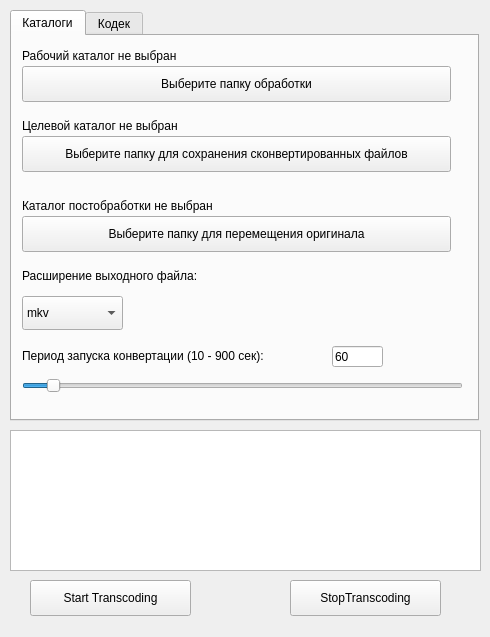
<?xml version="1.0" encoding="UTF-8"?>
<ui version="4.0">
 <class>Form</class>
 <widget class="QWidget" name="Form">
  <property name="geometry">
   <rect>
    <x>0</x>
    <y>0</y>
    <width>490</width>
    <height>637</height>
   </rect>
  </property>
  <property name="windowTitle">
   <string>Transcoding Configuration</string>
  </property>
  <widget class="QPlainTextEdit" name="output_pane">
   <property name="enabled">
    <bool>true</bool>
   </property>
   <property name="geometry">
    <rect>
     <x>10</x>
     <y>430</y>
     <width>471</width>
     <height>141</height>
    </rect>
   </property>
   <property name="readOnly">
    <bool>true</bool>
   </property>
  </widget>
  <widget class="QPushButton" name="start_button">
   <property name="geometry">
    <rect>
     <x>30</x>
     <y>580</y>
     <width>161</width>
     <height>36</height>
    </rect>
   </property>
   <property name="text">
    <string>Start Transcoding</string>
   </property>
   <property name="autoDefault">
    <bool>false</bool>
   </property>
   <property name="default">
    <bool>false</bool>
   </property>
   <property name="flat">
    <bool>false</bool>
   </property>
  </widget>
  <widget class="QPushButton" name="stop_button">
   <property name="geometry">
    <rect>
     <x>290</x>
     <y>580</y>
     <width>151</width>
     <height>36</height>
    </rect>
   </property>
   <property name="text">
    <string>StopTranscoding</string>
   </property>
   <property name="autoDefault">
    <bool>false</bool>
   </property>
   <property name="default">
    <bool>false</bool>
   </property>
   <property name="flat">
    <bool>false</bool>
   </property>
  </widget>
  <widget class="QTabWidget" name="tabWidget">
   <property name="geometry">
    <rect>
     <x>10</x>
     <y>10</y>
     <width>469</width>
     <height>411</height>
    </rect>
   </property>
   <property name="currentIndex">
    <number>0</number>
   </property>
   <widget class="QWidget" name="tab_dir">
    <attribute name="title">
     <string>Каталоги</string>
    </attribute>
    <widget class="QLabel" name="workDir_label">
     <property name="geometry">
      <rect>
       <x>10</x>
       <y>10</y>
       <width>429</width>
       <height>20</height>
      </rect>
     </property>
     <property name="text">
      <string>Рабочий каталог не выбран</string>
     </property>
    </widget>
    <widget class="QPushButton" name="workDir_button">
     <property name="geometry">
      <rect>
       <x>10</x>
       <y>30</y>
       <width>429</width>
       <height>36</height>
      </rect>
     </property>
     <property name="text">
      <string>Выберите папку обработки</string>
     </property>
    </widget>
    <widget class="QLabel" name="targetDir_label">
     <property name="geometry">
      <rect>
       <x>10</x>
       <y>80</y>
       <width>429</width>
       <height>20</height>
      </rect>
     </property>
     <property name="text">
      <string>Целевой каталог не выбран</string>
     </property>
    </widget>
    <widget class="QPushButton" name="targetDir_button">
     <property name="geometry">
      <rect>
       <x>10</x>
       <y>100</y>
       <width>429</width>
       <height>36</height>
      </rect>
     </property>
     <property name="text">
      <string>Выберите папку для сохранения сконвертированных файлов</string>
     </property>
    </widget>
    <widget class="QLabel" name="postDir_label">
     <property name="geometry">
      <rect>
       <x>10</x>
       <y>160</y>
       <width>429</width>
       <height>20</height>
      </rect>
     </property>
     <property name="text">
      <string>Каталог постобработки не выбран</string>
     </property>
    </widget>
    <widget class="QPushButton" name="postDir_button">
     <property name="geometry">
      <rect>
       <x>10</x>
       <y>180</y>
       <width>429</width>
       <height>36</height>
      </rect>
     </property>
     <property name="text">
      <string>Выберите папку для перемещения оригинала</string>
     </property>
    </widget>
    <widget class="QLabel" name="ext_label">
     <property name="geometry">
      <rect>
       <x>10</x>
       <y>230</y>
       <width>231</width>
       <height>20</height>
      </rect>
     </property>
     <property name="text">
      <string>Расширение выходного файла:</string>
     </property>
    </widget>
    <widget class="QComboBox" name="ext_combo">
     <property name="geometry">
      <rect>
       <x>10</x>
       <y>260</y>
       <width>101</width>
       <height>34</height>
      </rect>
     </property>
     <property name="currentText">
      <string>mkv</string>
     </property>
     <item>
      <property name="text">
       <string>mkv</string>
      </property>
     </item>
     <item>
      <property name="text">
       <string>mp4</string>
      </property>
     </item>
    </widget>
    <widget class="QLabel" name="period_label">
     <property name="geometry">
      <rect>
       <x>10</x>
       <y>310</y>
       <width>301</width>
       <height>20</height>
      </rect>
     </property>
     <property name="text">
      <string>Период запуска конвертации (10 - 900 сек):</string>
     </property>
    </widget>
    <widget class="QSlider" name="periodSlider">
     <property name="geometry">
      <rect>
       <x>10</x>
       <y>340</y>
       <width>441</width>
       <height>20</height>
      </rect>
     </property>
     <property name="minimum">
      <number>10</number>
     </property>
     <property name="maximum">
      <number>900</number>
     </property>
     <property name="singleStep">
      <number>5</number>
     </property>
     <property name="value">
      <number>60</number>
     </property>
     <property name="orientation">
      <enum>Qt::Horizontal</enum>
     </property>
    </widget>
    <widget class="QLineEdit" name="periodEdit">
     <property name="geometry">
      <rect>
       <x>320</x>
       <y>310</y>
       <width>51</width>
       <height>21</height>
      </rect>
     </property>
     <property name="text">
      <string>60</string>
     </property>
    </widget>
   </widget>
   <widget class="QWidget" name="tab_codec">
    <attribute name="title">
     <string>Кодек</string>
    </attribute>
    <widget class="QLabel" name="resize_label">
     <property name="geometry">
      <rect>
       <x>10</x>
       <y>10</y>
       <width>429</width>
       <height>20</height>
      </rect>
     </property>
     <property name="text">
      <string>Выходное разрешение:</string>
     </property>
    </widget>
    <widget class="QComboBox" name="resize_combo">
     <property name="geometry">
      <rect>
       <x>10</x>
       <y>30</y>
       <width>429</width>
       <height>34</height>
      </rect>
     </property>
     <item>
      <property name="text">
       <string>same</string>
      </property>
     </item>
    </widget>
    <widget class="QLabel" name="fCodec_label">
     <property name="geometry">
      <rect>
       <x>10</x>
       <y>80</y>
       <width>429</width>
       <height>20</height>
      </rect>
     </property>
     <property name="text">
      <string>Видео кодек:</string>
     </property>
    </widget>
    <widget class="QComboBox" name="fCodec_combo">
     <property name="geometry">
      <rect>
       <x>10</x>
       <y>100</y>
       <width>429</width>
       <height>34</height>
      </rect>
     </property>
     <item>
      <property name="text">
       <string>libx264</string>
      </property>
     </item>
    </widget>
    <widget class="QLabel" name="VBRate_label">
     <property name="geometry">
      <rect>
       <x>10</x>
       <y>150</y>
       <width>429</width>
       <height>20</height>
      </rect>
     </property>
     <property name="text">
      <string>Выходной битрейт видео (VBRate):</string>
     </property>
    </widget>
    <widget class="QComboBox" name="VBRate_combo">
     <property name="geometry">
      <rect>
       <x>10</x>
       <y>170</y>
       <width>429</width>
       <height>34</height>
      </rect>
     </property>
     <item>
      <property name="text">
       <string>500k</string>
      </property>
     </item>
    </widget>
    <widget class="QLabel" name="minVBR_label">
     <property name="geometry">
      <rect>
       <x>20</x>
       <y>220</y>
       <width>429</width>
       <height>20</height>
      </rect>
     </property>
     <property name="text">
      <string>Минимальный битрейт (minVBR):</string>
     </property>
    </widget>
    <widget class="QComboBox" name="minVBR_combo">
     <property name="geometry">
      <rect>
       <x>10</x>
       <y>240</y>
       <width>429</width>
       <height>34</height>
      </rect>
     </property>
     <item>
      <property name="text">
       <string>250k</string>
      </property>
     </item>
    </widget>
    <widget class="QLabel" name="maxVBR_label">
     <property name="geometry">
      <rect>
       <x>20</x>
       <y>290</y>
       <width>429</width>
       <height>20</height>
      </rect>
     </property>
     <property name="text">
      <string>Максимальный битрейт (maxVBR):</string>
     </property>
    </widget>
    <widget class="QComboBox" name="maxVBR_combo">
     <property name="geometry">
      <rect>
       <x>10</x>
       <y>310</y>
       <width>429</width>
       <height>34</height>
      </rect>
     </property>
     <item>
      <property name="text">
       <string>750k</string>
      </property>
     </item>
    </widget>
   </widget>
  </widget>
 </widget>
 <resources/>
 <connections/>
</ui>
